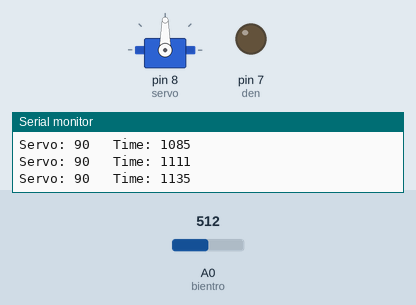
This sketch was run on a simulated Arduino Uno, built with avr-gcc and run on an emulated ATmega328P. Shown: servo, output pins drawn as LEDs (lit = HIGH), the last lines printed to the serial monitor. The inputs (shaded band) are chosen by the test bench; at power-on: A0 (bientro) = 512.

Above: at 1.2 s.
1.3 s: A0 (bientro) set to 62
At 1.6 s:
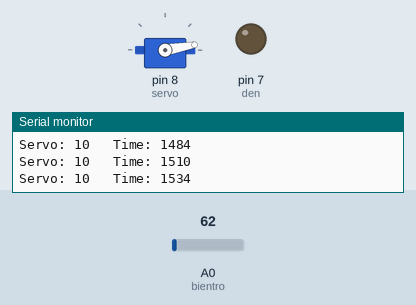
2.8 s: A0 (bientro) set to 51
At 5.6 s:
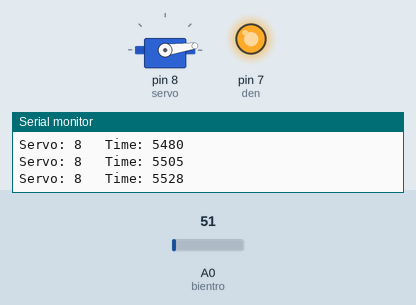
5.8 s: A0 (bientro) set to 122
At 6.7 s:
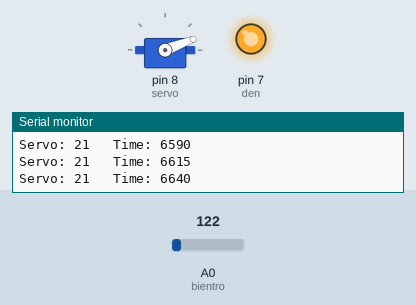
7.3 s: A0 (bientro) set to 306
At 7.8 s:
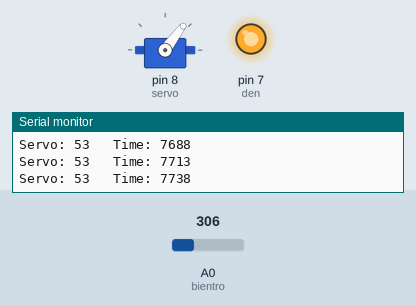
10.3 s: A0 (bientro) set to 550
At 11.2 s:
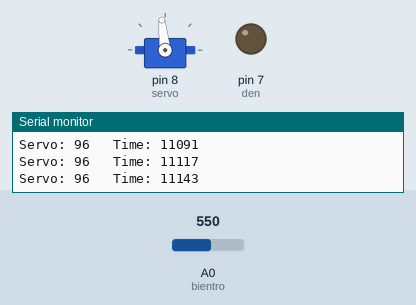
11.8 s: A0 (bientro) set to 585
At 12.7 s:
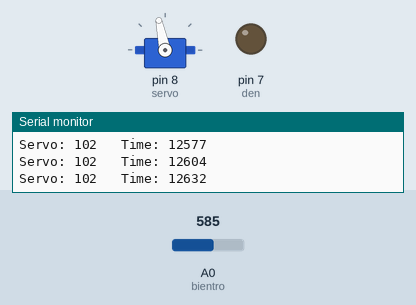
Timing chart, 0 to 26.6 s (numbered marks = the images above; inputs shaded):
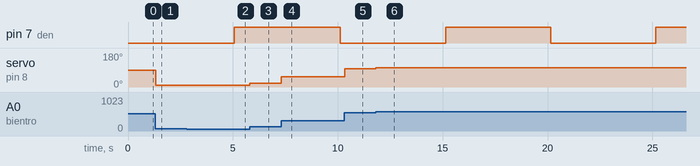

Measured:
- the behaviour switches between 57 and 56 on A0 (bientro) (found by bisection; images 1 and 2)
- after the input at 1.3 s, servo on pin 8 (servo): 90° → 10° at once
- after the input at 2.8 s, servo on pin 8 (servo): 10° → 8° at once
- after the input at 5.8 s, servo on pin 8 (servo): 8° → 21° at once
- after the input at 7.3 s, servo on pin 8 (servo): 21° → 53° at once
- after the input at 10.3 s, servo on pin 8 (servo): 53° → 96° at once
- after the input at 11.8 s, servo on pin 8 (servo): 96° → 102° at once

The sketch:

test5.ino
```cpp
int choden = 5000;
unsigned long hientai_den = 0;
unsigned long thoigian;

int den = 7;
int bientro = A0; int gtbientro; int gtbiendoi;

#include <Servo.h>
Servo myservo;
int servo = 8;

void setup()
{
  Serial.begin(9600);

  pinMode(den, OUTPUT);
  pinMode(bientro, INPUT);
  myservo.attach(servo);
}

void loop()
{
    gtbientro = analogRead(bientro);
    gtbiendoi = map(gtbientro, 0, 1023, 0, 180);
    myservo.write(gtbiendoi);
    Serial.print("Servo: "); Serial.print(gtbiendoi); Serial.print("   ");

    thoigian = millis();
    Serial.print("Time: "); Serial.println(thoigian);

    if(thoigian - hientai_den >= choden)
    {
        hientai_den = millis();
        Serial.print("                        ");
        Serial.print("Hiện tại Đèn: "); Serial.print(hientai_den); Serial.print("     ");

        if (digitalRead(den) == LOW)
        {
          digitalWrite(den, HIGH);
          Serial.println("Đèn ON");
        }
        else
        {
          digitalWrite(den, LOW);
          Serial.println("Đèn OFF");
        }
    }
}
```
